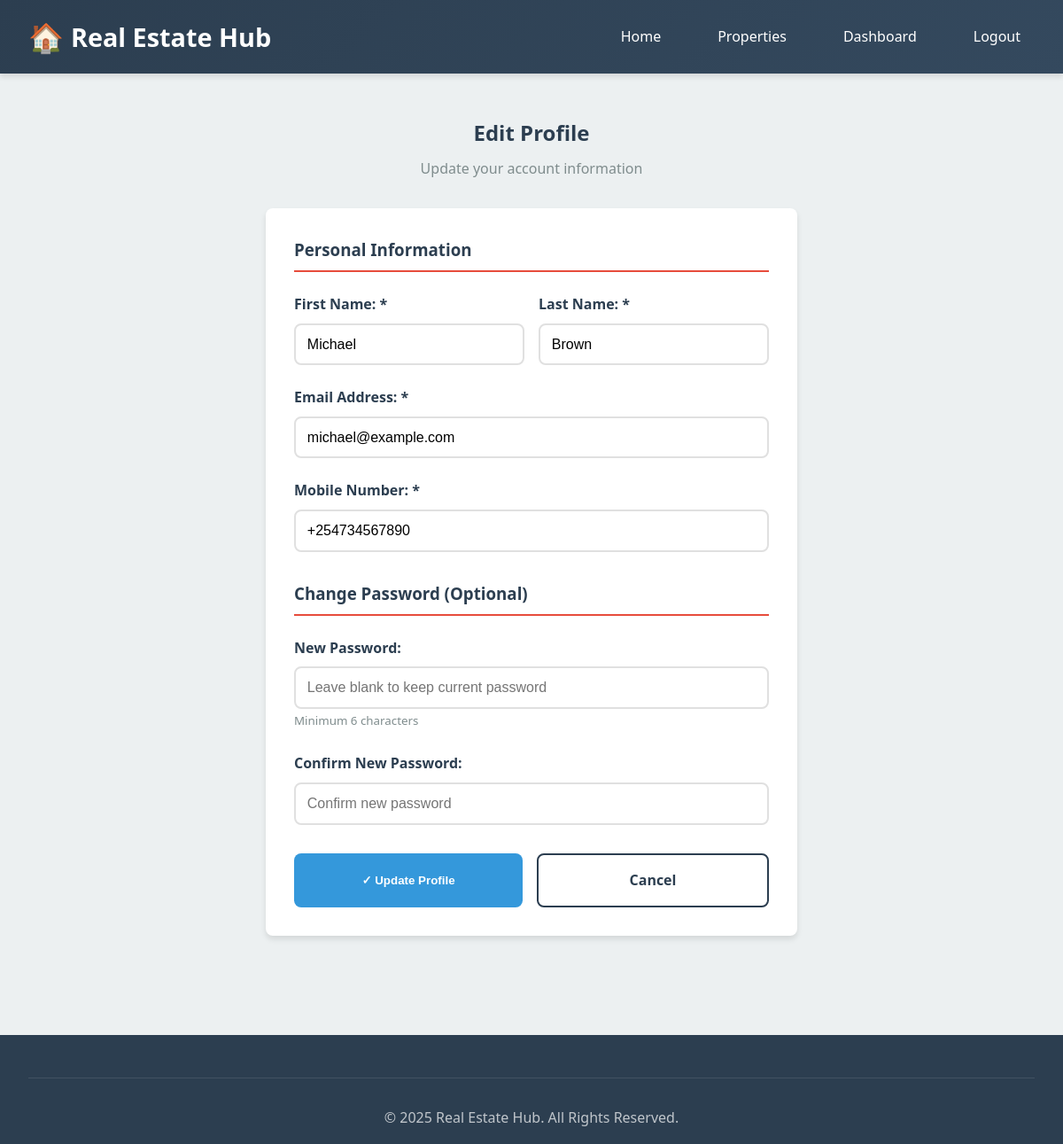
Page /edit-buyer-profile.php (signed in) on the committed database.
### tables this page shows
CREATE TABLE IF NOT EXISTS buyers (
    buyer_id INT PRIMARY KEY AUTO_INCREMENT,
    fname VARCHAR(50) NOT NULL,
    lname VARCHAR(50) NOT NULL,
    email VARCHAR(100) UNIQUE NOT NULL,
    password VARCHAR(255) NOT NULL,
    mobile_no VARCHAR(20) NOT NULL,
    address TEXT,
    created_at TIMESTAMP DEFAULT CURRENT_TIMESTAMP
);

### edit-buyer-profile.php (the view, shortened to what this page needs)
<?php
require_once 'includes/config.php';
$buyer_id = $_SESSION['buyer_id'];
$buyer_query = "SELECT * FROM buyers WHERE buyer_id = $buyer_id";
$buyer = $conn->query($buyer_query)->fetch_assoc();
?>
<!DOCTYPE html>
<html lang="en">
<head>
    <link rel="stylesheet" href="assets/css/style.css">
</head>
<body>
    <nav class="navbar">
        <div class="nav-container">
            <a href="index.php" class="logo">
                <span class="logo-icon">🏠</span>
                <span><?php echo SITE_NAME; ?></span>
            </a>
            <ul class="nav-menu">
                <li><a href="index.php">Home</a></li>
                <li><a href="properties.php">Properties</a></li>
                <li><a href="buyer-dashboard.php">Dashboard</a></li>
                <li><a href="logout.php">Logout</a></li>
            </ul>
        </div>
    </nav>
    <div class="container">
        <div style="max-width: 600px; margin: 0 auto;">
            <h2 class="text-center" style="margin-bottom: 0.5rem; color: #2C3E50;">Edit Profile</h2>
            <p class="text-center" style="color: #7F8C8D; margin-bottom: 2rem;">Update your account information</p>
            <form method="POST" action="" style="background: white; padding: 2rem; border-radius: 8px; box-shadow: 0 4px 6px rgba(0,0,0,0.1);">
                <h3 style="color: #2C3E50; margin-bottom: 1.5rem; border-bottom: 2px solid #E74C3C; padding-bottom: 0.5rem;">Personal Information</h3>
                <div style="display: grid; grid-template-columns: 1fr 1fr; gap: 1rem;">
                    <div class="form-group">
                        <label for="fname">First Name: *</label>
                        <input type="text" id="fname" name="fname" required value="<?php echo htmlspecialchars($buyer['fname']); ?>">
                    </div>
                    <div class="form-group">
                        <label for="lname">Last Name: *</label>
                        <input type="text" id="lname" name="lname" required value="<?php echo htmlspecialchars($buyer['lname']); ?>">
                    </div>
                </div>
                <div class="form-group">
                    <label for="email">Email Address: *</label>
                    <input type="email" id="email" name="email" required value="<?php echo htmlspecialchars($buyer['email']); ?>">
                </div>
                <div class="form-group">
                    <label for="mobile_no">Mobile Number: *</label>
                    <input type="text" id="mobile_no" name="mobile_no" required value="<?php echo htmlspecialchars($buyer['mobile_no']); ?>">
                </div>
                <h3 style="color: #2C3E50; margin: 2rem 0 1.5rem; border-bottom: 2px solid #E74C3C; padding-bottom: 0.5rem;">Change Password (Optional)</h3>
                <div class="form-group">
                    <label for="new_password">New Password:</label>
                    <input type="password" id="new_password" name="new_password" placeholder="Leave blank to keep current password">
                    <small style="color: #7F8C8D;">Minimum 6 characters</small>
                </div>
                <div class="form-group">
                    <label for="confirm_password">Confirm New Password:</label>
                    <input type="password" id="confirm_password" name="confirm_password" placeholder="Confirm new password">
                </div>
                <div style="margin-top: 2rem; display: flex; gap: 1rem; justify-content: center;">
                    <button type="submit" class="btn btn-primary" style="padding: 1rem 3rem;">
                        ✓ Update Profile
                    </button>
                    <a href="buyer-dashboard.php" class="btn btn-secondary" style="padding: 1rem 3rem;">
                        Cancel
                    </a>
                </div>
            </form>
        </div>
    </div>
    <footer class="footer" style="margin-top: 4rem;">
        <div class="footer-bottom">
            <p>&copy; 2025 <?php echo SITE_NAME; ?>. All Rights Reserved.</p>
        </div>
    </footer>
</body>
</html>

### assets/css/style.css (style rules this page uses)
:root { --primary-color: #2C3E50; --secondary-color: #E74C3C; --accent-color: #3498DB; --success-color: #27AE60; --warning-color: #F39C12; --light-bg: #ECF0F1; --dark-text: #2C3E50; --light-text: #7F8C8D; --white: #FFFFFF; --shadow: 0 4px 6px rgba(0,0,0,0.1); --shadow-lg: 0 10px 25px rgba(0,0,0,0.15); --border-radius: 8px; --transition: all 0.3s ease; }
* { margin: 0; padding: 0; box-sizing: border-box; }
body { font-family: 'Segoe UI', Tahoma, Geneva, Verdana, sans-serif; line-height: 1.6; color: var(--dark-text); background-color: var(--light-bg); }
a { text-decoration: none; color: inherit; transition: var(--transition); }
.navbar { background: linear-gradient(135deg, var(--primary-color) 0%, #34495E 100%); padding: 1rem 0; box-shadow: var(--shadow); position: sticky; top: 0; z-index: 1000; }
.nav-container { max-width: 1200px; margin: 0 auto; padding: 0 2rem; display: flex; justify-content: space-between; align-items: center; }
.logo { font-size: 1.8rem; font-weight: bold; color: var(--white); display: flex; align-items: center; gap: 0.5rem; }
.logo-icon { font-size: 2rem; }
.nav-menu { display: flex; list-style: none; gap: 2rem; align-items: center; }
.nav-menu a { color: var(--white); font-weight: 500; padding: 0.5rem 1rem; border-radius: var(--border-radius); transition: var(--transition); }
.container { max-width: 1200px; margin: 0 auto; padding: 3rem 2rem; }
.btn { padding: 0.7rem 1.5rem; border-radius: var(--border-radius); border: none; cursor: pointer; font-weight: 600; transition: var(--transition); text-align: center; flex: 1; }
.btn-primary { background: var(--accent-color); color: var(--white); }
.btn-secondary { background: transparent; color: var(--primary-color); border: 2px solid var(--primary-color); }
.form-group { margin-bottom: 1.5rem; }
.form-group label { display: block; margin-bottom: 0.5rem; font-weight: 600; color: var(--primary-color); }
.form-group input, .form-group select, .form-group textarea { width: 100%; padding: 0.8rem; border: 2px solid #E0E0E0; border-radius: var(--border-radius); font-size: 1rem; transition: var(--transition); }
.footer { background: var(--primary-color); color: var(--white); padding: 3rem 2rem 1rem; margin-top: 4rem; }
.footer-bottom { text-align: center; padding-top: 2rem; border-top: 1px solid rgba(255,255,255,0.1); color: rgba(255,255,255,0.7); }
.text-center { text-align: center; }

### rows in the picture
buyers: fname "Michael", lname "Brown", email "michael@example.com", mobile_no "+254734567890"

### other values in the picture
SITE_NAME "Real Estate Hub"
